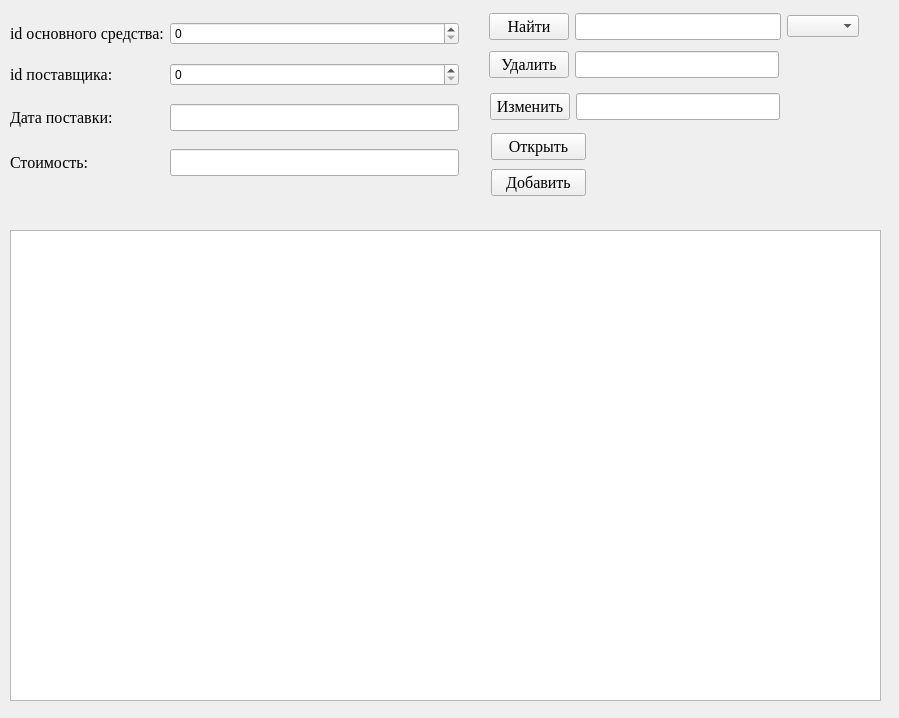
<?xml version="1.0" encoding="UTF-8"?>
<ui version="4.0">
 <class>Form</class>
 <widget class="QWidget" name="Form">
  <property name="geometry">
   <rect>
    <x>0</x>
    <y>0</y>
    <width>899</width>
    <height>718</height>
   </rect>
  </property>
  <property name="windowTitle">
   <string>Form</string>
  </property>
  <widget class="QTableWidget" name="tableWidget">
   <property name="geometry">
    <rect>
     <x>10</x>
     <y>230</y>
     <width>871</width>
     <height>471</height>
    </rect>
   </property>
  </widget>
  <widget class="QWidget" name="layoutWidget">
   <property name="geometry">
    <rect>
     <x>10</x>
     <y>10</y>
     <width>449</width>
     <height>181</height>
    </rect>
   </property>
   <layout class="QGridLayout" name="gridLayout">
    <item row="1" column="0">
     <widget class="QLabel" name="label_8">
      <property name="font">
       <font>
        <family>Times New Roman</family>
        <pointsize>12</pointsize>
       </font>
      </property>
      <property name="text">
       <string>id поставщика:</string>
      </property>
     </widget>
    </item>
    <item row="4" column="0">
     <widget class="QLabel" name="label_10">
      <property name="font">
       <font>
        <family>Times New Roman</family>
        <pointsize>12</pointsize>
       </font>
      </property>
      <property name="text">
       <string>Стоимость:</string>
      </property>
     </widget>
    </item>
    <item row="1" column="1">
     <widget class="QSpinBox" name="iddepartment_4"/>
    </item>
    <item row="2" column="1">
     <widget class="QLineEdit" name="patronymic_2">
      <property name="font">
       <font>
        <family>Times New Roman</family>
        <pointsize>12</pointsize>
       </font>
      </property>
     </widget>
    </item>
    <item row="2" column="0">
     <widget class="QLabel" name="label_9">
      <property name="font">
       <font>
        <family>Times New Roman</family>
        <pointsize>12</pointsize>
       </font>
      </property>
      <property name="text">
       <string>Дата поставки:</string>
      </property>
     </widget>
    </item>
    <item row="0" column="0">
     <widget class="QLabel" name="label_7">
      <property name="font">
       <font>
        <family>Times New Roman</family>
        <pointsize>12</pointsize>
       </font>
      </property>
      <property name="text">
       <string>id основного средства:</string>
      </property>
     </widget>
    </item>
    <item row="0" column="1">
     <widget class="QSpinBox" name="iddepartment_3"/>
    </item>
    <item row="4" column="1">
     <widget class="QLineEdit" name="patronymic_3">
      <property name="font">
       <font>
        <family>Times New Roman</family>
        <pointsize>12</pointsize>
       </font>
      </property>
     </widget>
    </item>
   </layout>
  </widget>
  <widget class="QWidget" name="layoutWidget_2">
   <property name="geometry">
    <rect>
     <x>489</x>
     <y>48</y>
     <width>290</width>
     <height>33</height>
    </rect>
   </property>
   <layout class="QHBoxLayout" name="horizontalLayout_3">
    <item>
     <widget class="QPushButton" name="delete_3">
      <property name="font">
       <font>
        <family>Times New Roman</family>
        <pointsize>12</pointsize>
       </font>
      </property>
      <property name="text">
       <string>Удалить</string>
      </property>
     </widget>
    </item>
    <item>
     <widget class="QLineEdit" name="leclear_2">
      <property name="font">
       <font>
        <family>Times New Roman</family>
        <pointsize>12</pointsize>
       </font>
      </property>
     </widget>
    </item>
   </layout>
  </widget>
  <widget class="QWidget" name="layoutWidget_3">
   <property name="geometry">
    <rect>
     <x>489</x>
     <y>10</y>
     <width>370</width>
     <height>33</height>
    </rect>
   </property>
   <layout class="QHBoxLayout" name="horizontalLayout_4">
    <item>
     <widget class="QPushButton" name="find_2">
      <property name="font">
       <font>
        <family>Times New Roman</family>
        <pointsize>12</pointsize>
       </font>
      </property>
      <property name="text">
       <string>Найти</string>
      </property>
     </widget>
    </item>
    <item>
     <widget class="QLineEdit" name="leinsert">
      <property name="font">
       <font>
        <family>Times New Roman</family>
        <pointsize>12</pointsize>
       </font>
      </property>
     </widget>
    </item>
    <item>
     <widget class="QComboBox" name="cbinsert_2"/>
    </item>
   </layout>
  </widget>
  <widget class="QWidget" name="layoutWidget_4">
   <property name="geometry">
    <rect>
     <x>491</x>
     <y>130</y>
     <width>95</width>
     <height>71</height>
    </rect>
   </property>
   <layout class="QVBoxLayout" name="verticalLayout">
    <item>
     <widget class="QPushButton" name="open_2">
      <property name="font">
       <font>
        <family>Times New Roman</family>
        <pointsize>12</pointsize>
       </font>
      </property>
      <property name="text">
       <string>Открыть</string>
      </property>
     </widget>
    </item>
    <item>
     <widget class="QPushButton" name="insert_2">
      <property name="font">
       <font>
        <family>Times New Roman</family>
        <pointsize>12</pointsize>
       </font>
      </property>
      <property name="text">
       <string>Добавить</string>
      </property>
     </widget>
    </item>
   </layout>
  </widget>
  <widget class="QWidget" name="layoutWidget_5">
   <property name="geometry">
    <rect>
     <x>490</x>
     <y>90</y>
     <width>290</width>
     <height>33</height>
    </rect>
   </property>
   <layout class="QHBoxLayout" name="horizontalLayout">
    <item>
     <widget class="QPushButton" name="open_3">
      <property name="font">
       <font>
        <family>Times New Roman</family>
        <pointsize>12</pointsize>
       </font>
      </property>
      <property name="text">
       <string>Изменить</string>
      </property>
     </widget>
    </item>
    <item>
     <widget class="QLineEdit" name="leclear_3">
      <property name="font">
       <font>
        <family>Times New Roman</family>
        <pointsize>12</pointsize>
       </font>
      </property>
     </widget>
    </item>
   </layout>
  </widget>
 </widget>
 <resources/>
 <connections/>
</ui>
